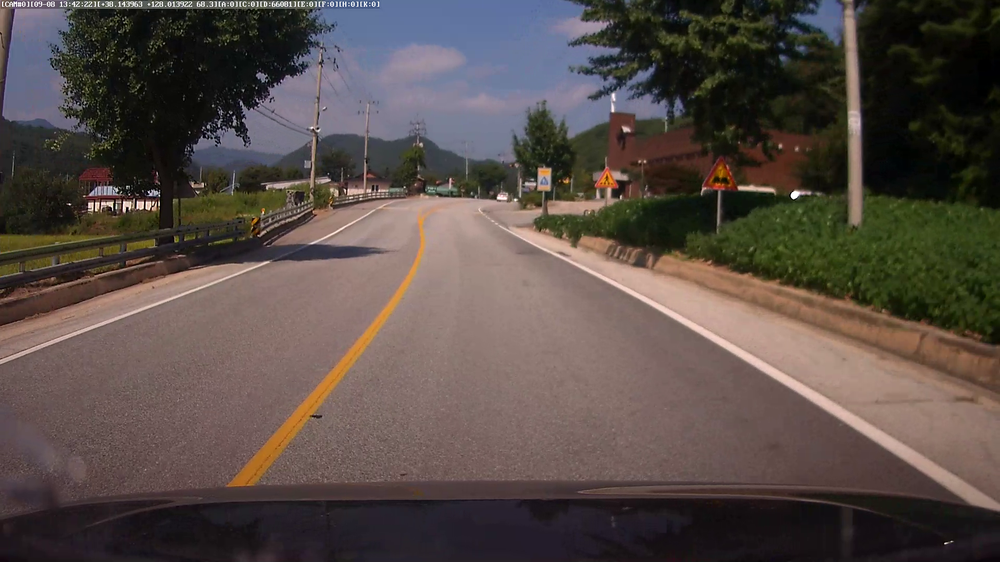
#> input picture lane.png, 1000 x 562 px, shrunk from 1920 x 1080 before the run
$ python findLane.py   (older library calls are emulated)
#> lines starting #> are read from the running program, lines starting #| are printed output that depends on the picture; after the words box and inside, x2 and y2 are one past the last pixel; in counts of white or black regions, pixels touching at a corner belong together
import cv2
import numpy as np

def abs_sobel_thresh(img, orient='x', thresh=(0, 255)):

    gray = cv2.cvtColor(img, cv2.COLOR_BGR2GRAY)
    if orient == 'x':
        sobel = cv2.Sobel(gray, cv2.CV_64F, 1, 0)
    if orient == 'y':
        sobel = cv2.Sobel(gray, cv2.CV_64F, 0, 1)

    abs_sobel = np.absolute(sobel)
    scaled_sobel = np.uint8(255*abs_sobel/np.max(abs_sobel))
    binary_output = np.zeros_like(scaled_sobel)
    binary_output[(scaled_sobel >= thresh[0]) & (scaled_sobel <= thresh[1])] = 255

    return binary_output

def mag_thresh(img, sobel_kernel=3, mag_thresh=(0, 255)):
    # Convert to grayscale
    gray = cv2.cvtColor(img, cv2.COLOR_RGB2GRAY)
    # Take both Sobel x and y gradients
    sobelx = cv2.Sobel(gray, cv2.CV_64F, 1, 0, ksize=sobel_kernel)
    sobely = cv2.Sobel(gray, cv2.CV_64F, 0, 1, ksize=sobel_kernel)
    # Calculate the gradient magnitude
    gradmag = np.sqrt(sobelx**2 + sobely**2)
    # Rescale to 8 bit
    scale_factor = np.max(gradmag)/255
    gradmag = (gradmag/scale_factor).astype(np.uint8)
    # Create a binary image of ones where threshold is met, zeros otherwise
    binary_output = np.zeros_like(gradmag)
    binary_output[(gradmag >= mag_thresh[0]) & (gradmag <= mag_thresh[1])] = 255

    # Return the binary image
    return binary_output

def dir_threshold(img, sobel_kernel=3, thresh=(0, np.pi/2)):
    # Grayscale
    gray = cv2.cvtColor(img, cv2.COLOR_RGB2GRAY)
    # Calculate the x and y gradients
    sobelx = cv2.Sobel(gray, cv2.CV_64F, 1, 0, ksize=sobel_kernel)
    sobely = cv2.Sobel(gray, cv2.CV_64F, 0, 1, ksize=sobel_kernel)
    # Take the absolute value of the gradient direction,
    # apply a threshold, and create a binary image result
    absgraddir = np.arctan2(np.absolute(sobely), np.absolute(sobelx))
    binary_output =  np.zeros_like(absgraddir)
    binary_output[(absgraddir >= thresh[0]) & (absgraddir <= thresh[1])] = 255

    # Return the binary image
    return binary_output

img = cv2.imread('lane.png')
#> img is the input picture: shape (562, 1000, 3); mean B, G, R 71, 75.9, 87
cv2.imshow('original', img)

mag = mag_thresh(img, mag_thresh=(30, 100))
#> in mag_thresh, `gray = cv2.cvtColor(img, cv2.COLOR_RGB2GRAY)`:
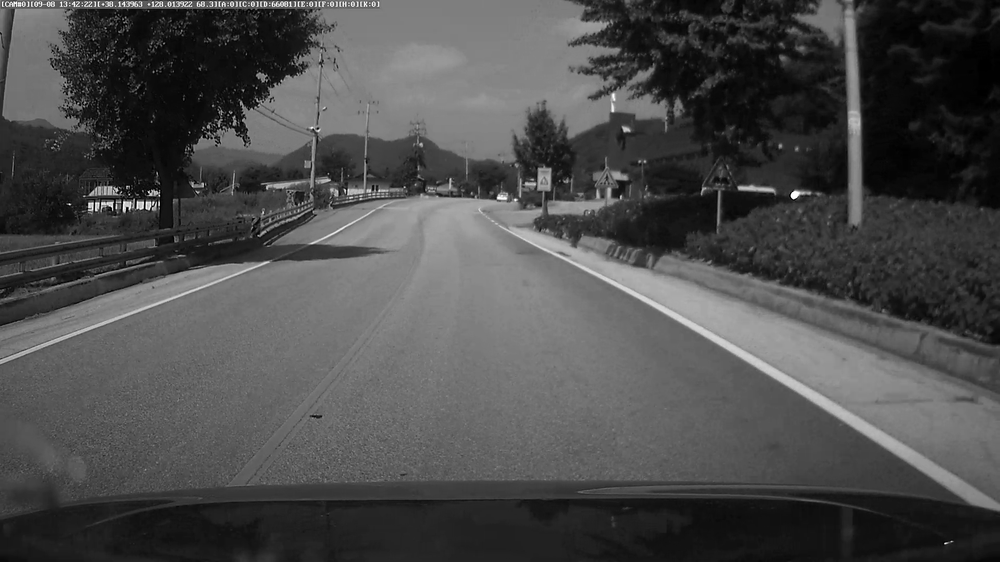
#> gray: shape (562, 1000); min 0, max 255, mean 75.7
#> in mag_thresh, `sobely = cv2.Sobel(gray, cv2.CV_64F, 0, 1, ksize=sobel_kernel)`:
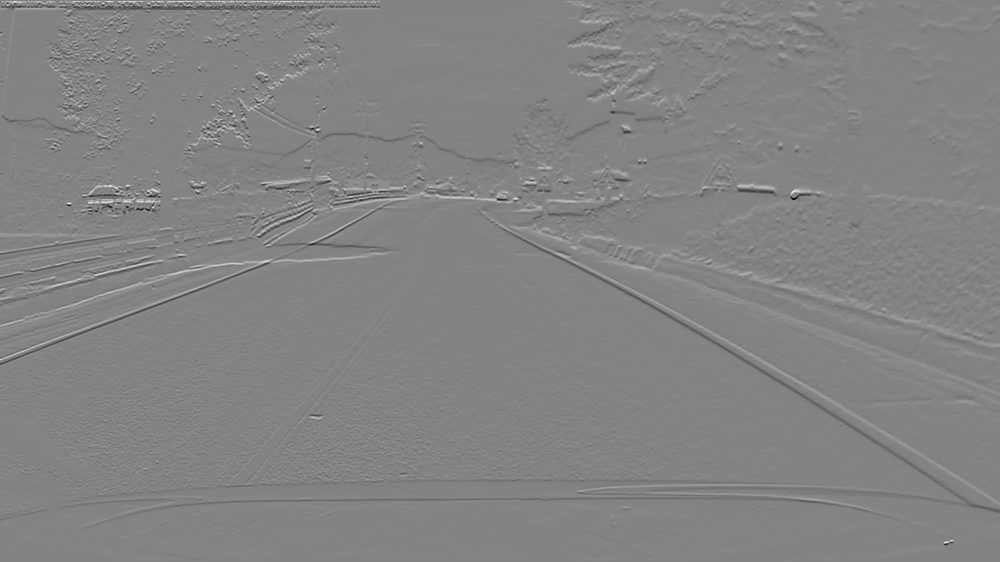
#> sobely: shape (562, 1000) float64; min -897, max 839, mean -0.7; drawn with min black and max white
#> in mag_thresh, `gradmag = np.sqrt(sobelx**2 + sobely**2)`:
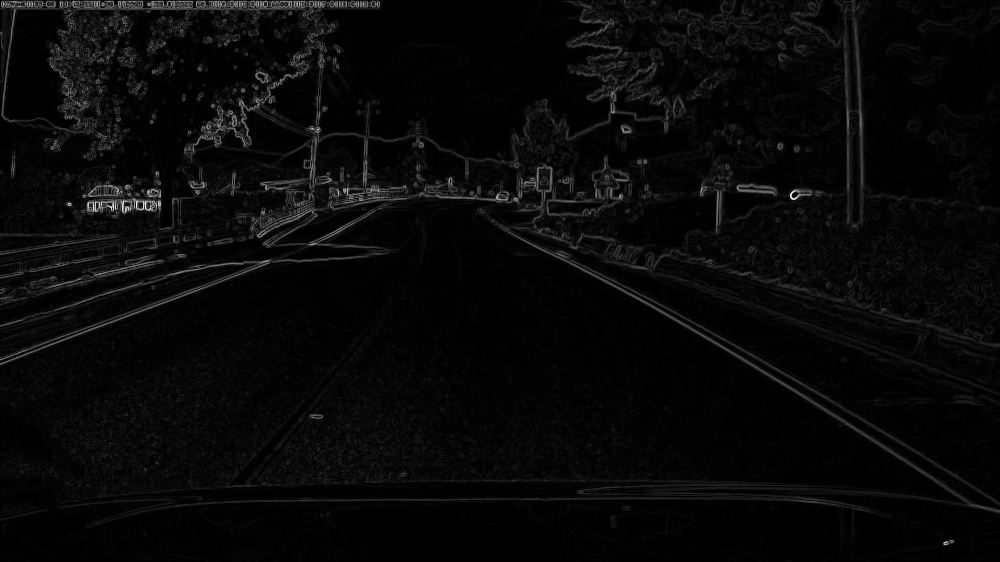
#> gradmag: shape (562, 1000) float64; min 0, max 1033.6, mean 35.7; drawn with min black and max white
#> in mag_thresh, `scale_factor = np.max(gradmag)/255`: scale_factor = 4.05
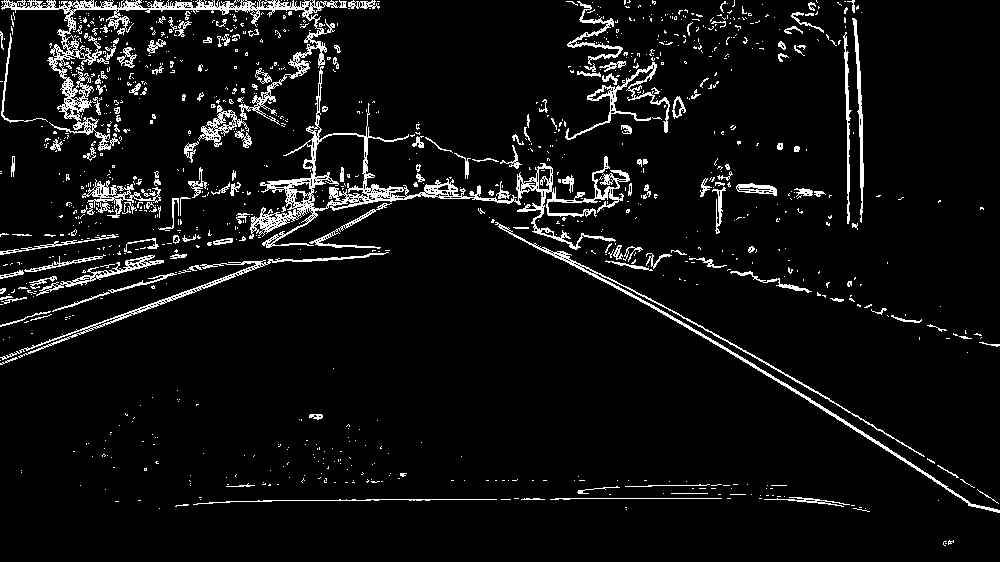
#> mag: shape (562, 1000); 6.2% white in thin lines or dots
cv2.imshow('mag', mag)

thr = abs_sobel_thresh(img, thresh=(30, 100))
#> thr: shape (562, 1000); 2.8% white in thin lines or dots
cv2.imshow('thr', thr)

dir_thr = dir_threshold(img, thresh=(0.7, 1.3))
#> in dir_threshold, `absgraddir = np.arctan2(np.absolute(sobely), np.absolute(sobelx))`:
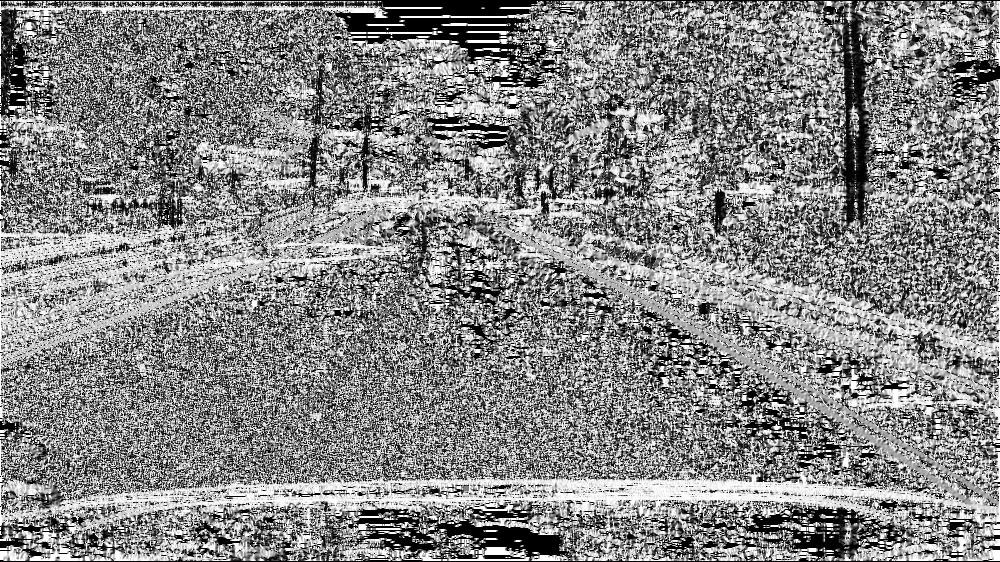
#> absgraddir: shape (562, 1000) float64; min 0, max 1.57, mean 0.827; drawn with min black and max white
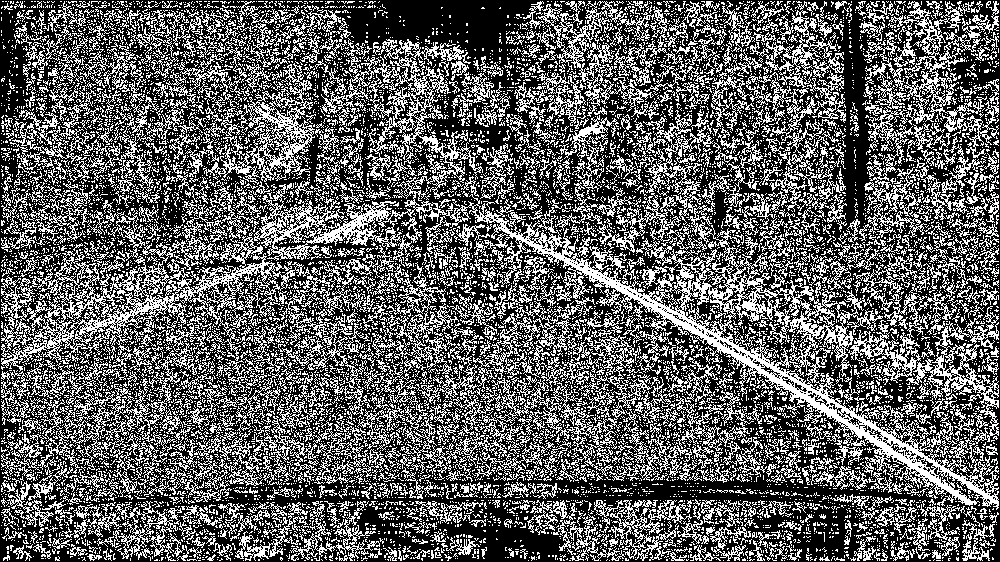
#> dir_thr: shape (562, 1000) float64; 37.6% white in thin lines or dots
cv2.imshow('dir_thr', dir_thr)


# Choose a Sobel kernel size
ksize = 3 # Choose a larger odd number to smooth gradient measurements

# Apply each of the thresholding functions
gradx = abs_sobel_thresh(img, orient='x', thresh=(30, 100))
grady = abs_sobel_thresh(img, orient='y', thresh=(30, 100))
#> grady: shape (562, 1000); 4.8% white in thin lines or dots
mag_binary = mag_thresh(img, sobel_kernel=ksize, mag_thresh=(30, 100))
dir_binary = dir_threshold(img, sobel_kernel=ksize, thresh=(0.7, 1.3))

combined = np.zeros_like(dir_binary)
combined[((gradx == 255) & (grady == 255)) | ((mag_binary == 255) & (dir_binary == 255))] = 1

cv2.imshow('combined', combined)
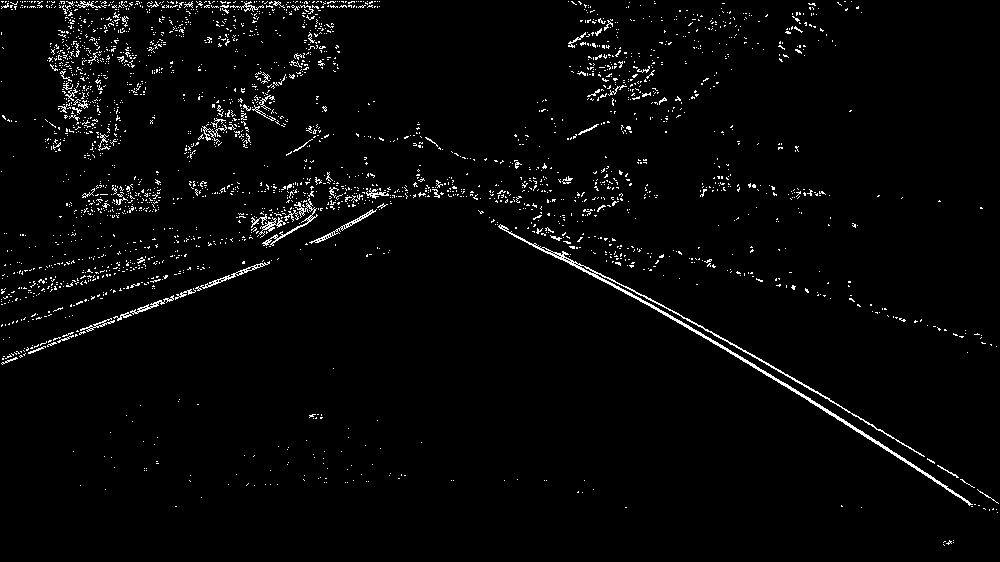
#> window 'combined': shape (562, 1000) float64; values 0 (black) and 1 (white), 2.6% white in thin lines or dots

cv2.waitKey(0)
cv2.destroyAllWindows()

$ run again, with 1m.png copied over lane.png
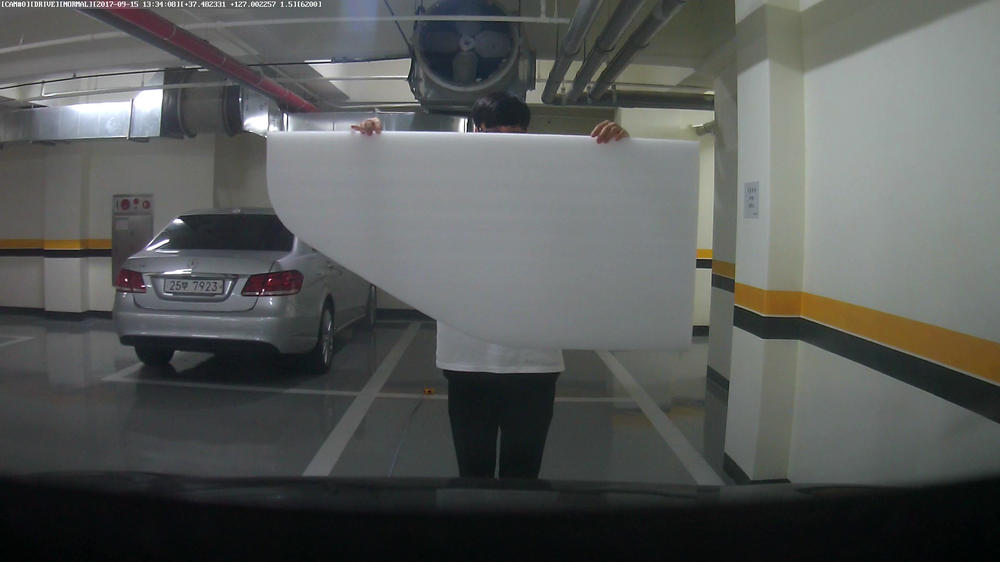
#> input picture 1m.png, 1000 x 562 px, shrunk from 1920 x 1080 before the run
#> img is the input picture: shape (562, 1000, 3); mean B, G, R 88.1, 89.7, 87.1
#> scale_factor = 3.68
#> `mag = mag_thresh(img, mag_thresh=(30, 100))`:
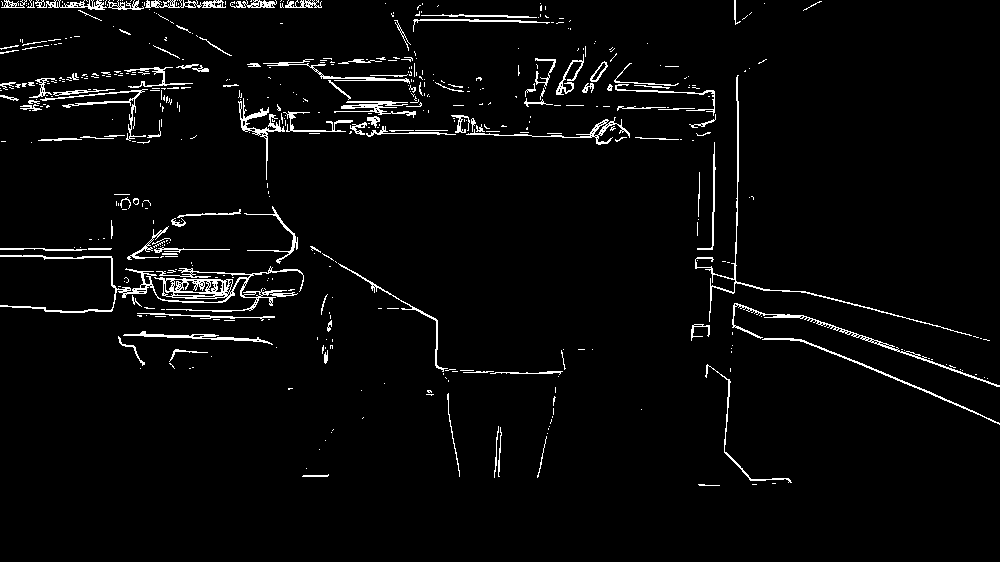
#> mag: shape (562, 1000); 3.4% white in thin lines or dots, all inside (x1, y1, x2, y2) = (0, 0, 1000, 486)
#> thr: shape (562, 1000); 1.1% white in thin lines or dots, all inside (x1, y1, x2, y2) = (1, 0, 945, 483)
#> dir_thr: shape (562, 1000) float64; 40.1% white in thin lines or dots
#> grady: shape (562, 1000); 2.5% white in thin lines or dots, all inside (x1, y1, x2, y2) = (0, 1, 1000, 486)
#> `cv2.imshow('combined', combined)`:
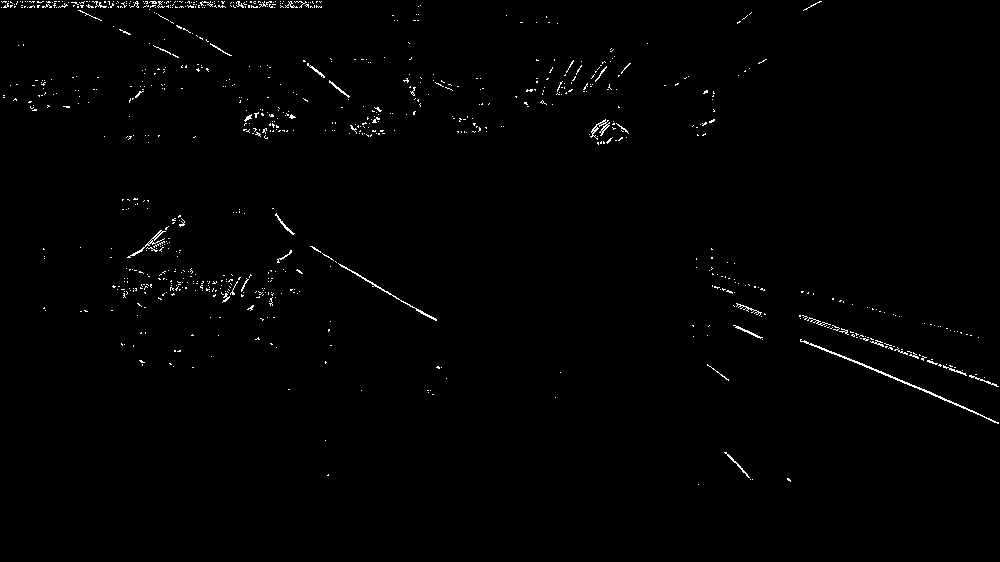
#> window 'combined': shape (562, 1000) float64; values 0 (black) and 1 (white), 0.85% white in thin lines or dots, all inside (x1, y1, x2, y2) = (1, 1, 999, 485)

$ run again, with 5m.png copied over lane.png
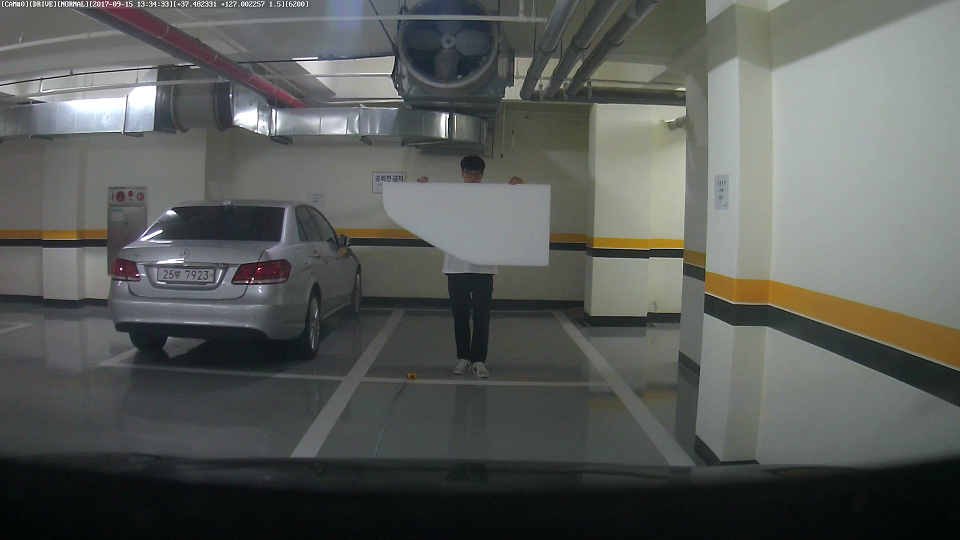
#> input picture 5m.png, 960 x 540 px
#> img is the input picture: shape (540, 960, 3); mean B, G, R 89.1, 92.4, 89.2
#> scale_factor = 4.06
#> `mag = mag_thresh(img, mag_thresh=(30, 100))`:
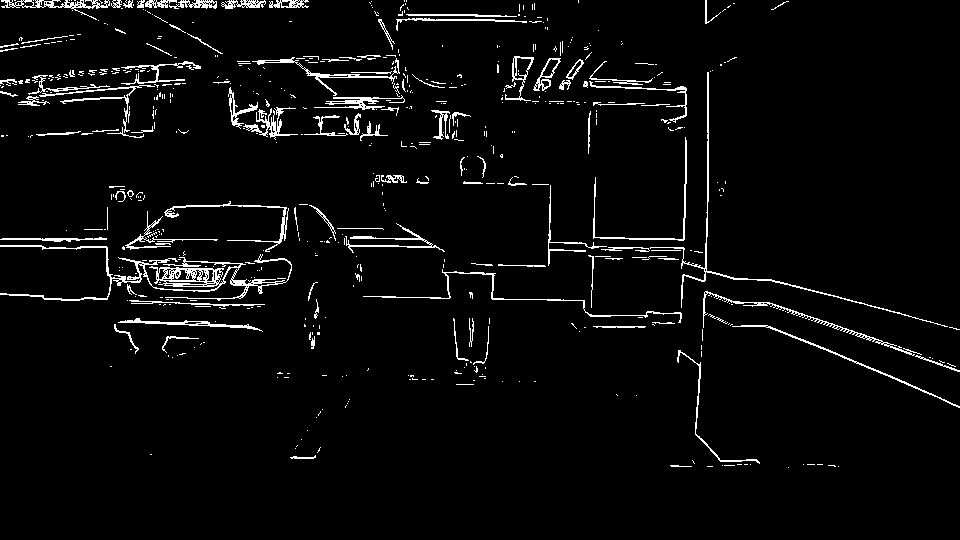
#> mag: shape (540, 960); 3.9% white in thin lines or dots, all inside (x1, y1, x2, y2) = (0, 0, 960, 468)
#> thr: shape (540, 960); 1.5% white in thin lines or dots, all inside (x1, y1, x2, y2) = (1, 0, 957, 464)
#> dir_thr: shape (540, 960) float64; 38.5% white in thin lines or dots
#> grady: shape (540, 960); 2.7% white in thin lines or dots, all inside (x1, y1, x2, y2) = (0, 1, 960, 468)
#> `cv2.imshow('combined', combined)`:
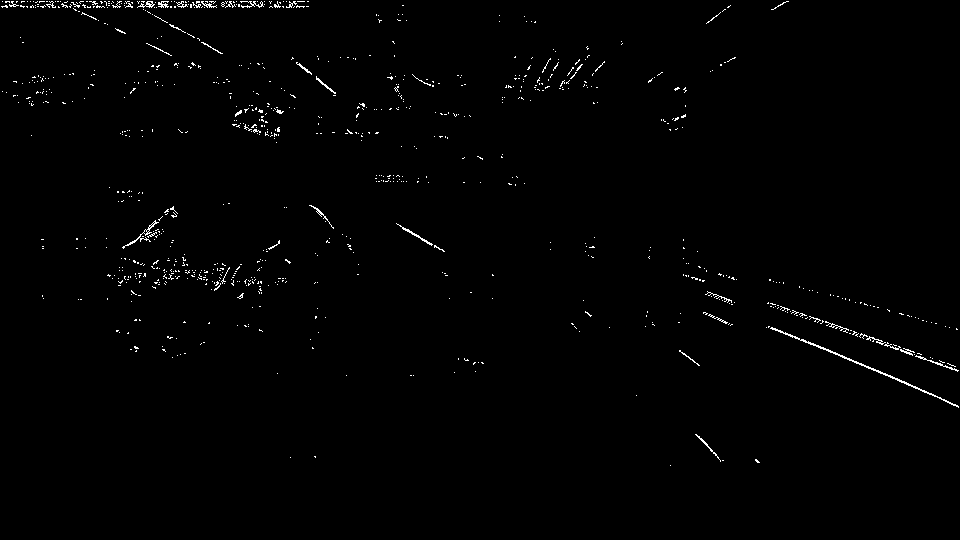
#> window 'combined': shape (540, 960) float64; values 0 (black) and 1 (white), 0.87% white in thin lines or dots, all inside (x1, y1, x2, y2) = (1, 1, 959, 466)
